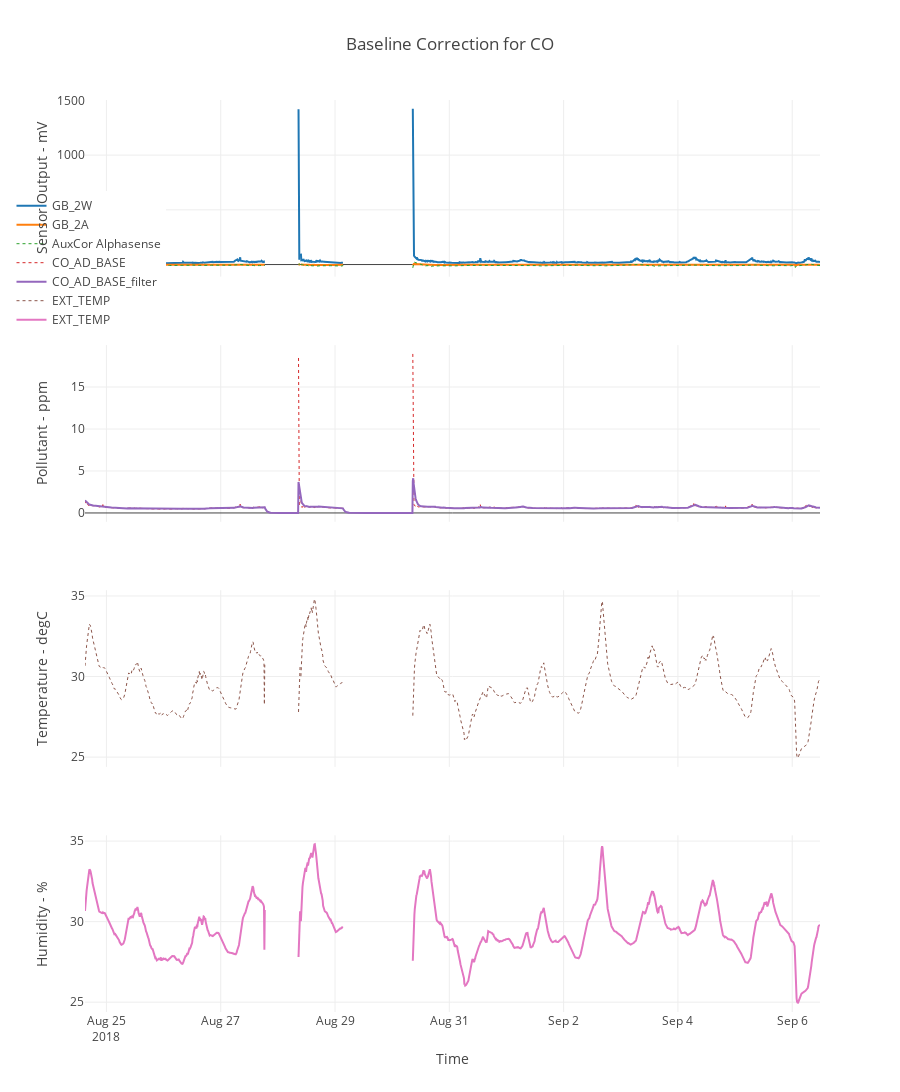
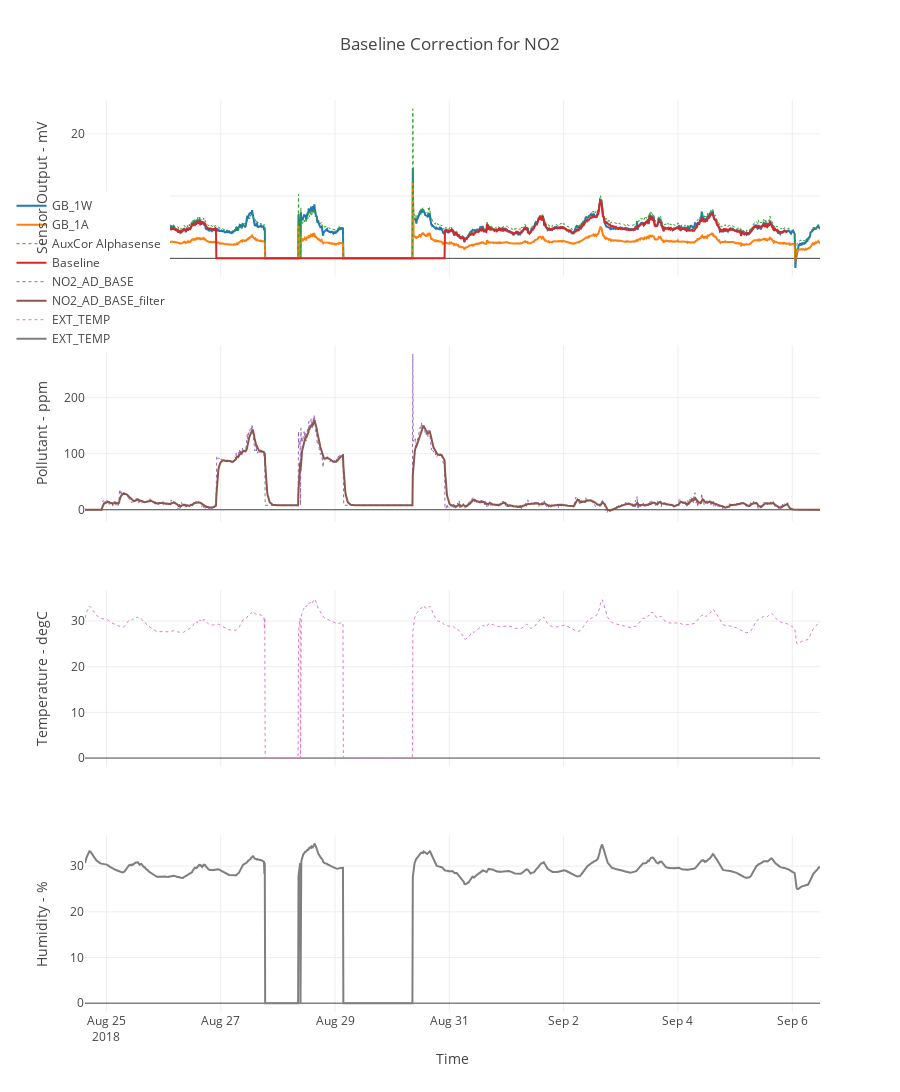
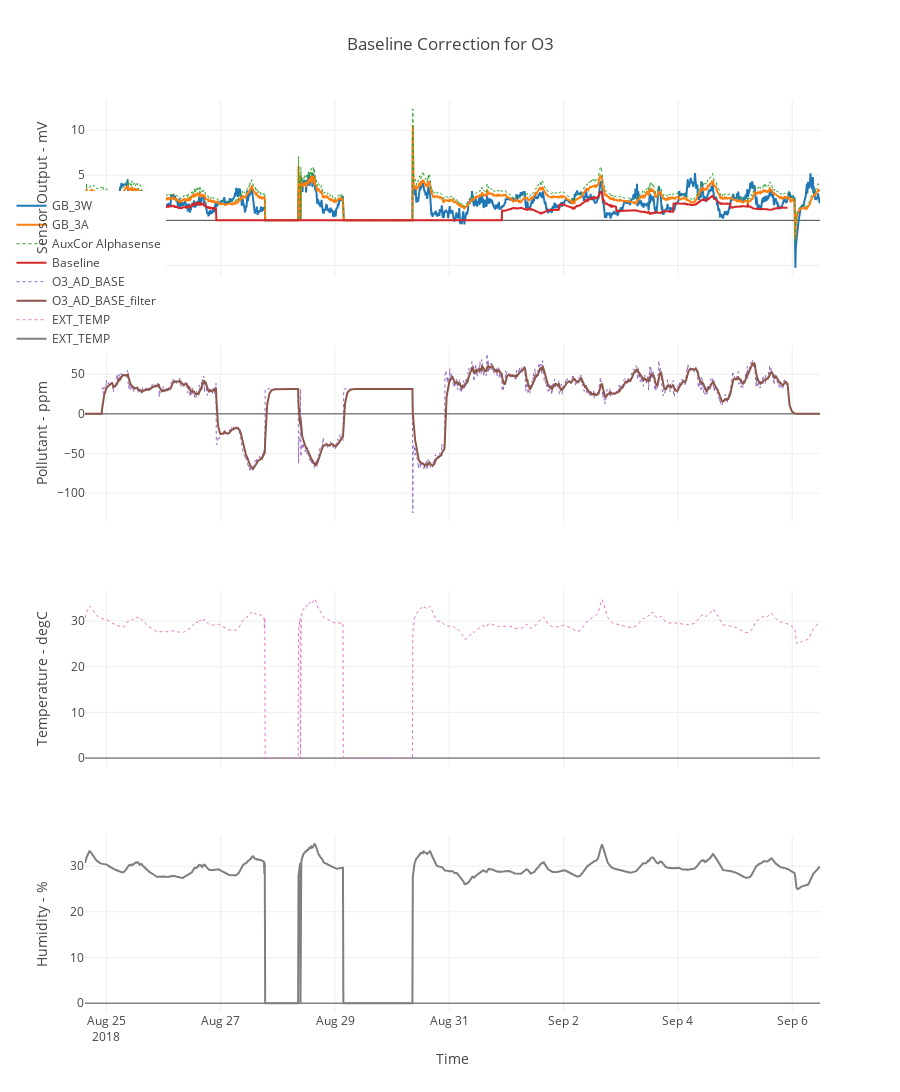

Source (notebook cell) for these figures, in order:
### Markdown cell above
# AlphaSense Baseline Calibration

These functions are used to create the alphasense pollutant correction based on Working, Auxiliary and calibration data provided by alphasense. Run the 1.1.1.1 AlphaSense Sensors calibration data cell to load in the necessary files.

### Code cell
from pollutant_cal_utils import *
%matplotlib inline
ad_append = 'AD_BASE'

selectedTestsAD = tuple()
def selectTestAD(x):
    global selectedTestsAD
    selectedTestsAD = list(x)
    
def calculateCorrectionAD(b):
    clear_output()
    for testAD in selectedTestsAD:
        # Look for a reference
        for reading in readings[testAD]['devices']:
            if 'is_reference' in readings[testAD]['devices'][reading]:
                print ('Reference found')
                refAvail = True
                dataframeRef = readings[testAD]['devices'][reading]['data']
                break
            else:
                refAvail = False
                dataframeRef = ''

        for kit in readings[testAD]['devices']:
            if 'alphasense' in readings[testAD]['devices'][kit]:
                
                sensorID = readings[testAD]['devices'][kit]['alphasense']
                sensorID_CO = readings[testAD]['devices'][kit]['alphasense']['CO']
                sensorID_NO2 = readings[testAD]['devices'][kit]['alphasense']['NO2']
                sensorID_OX = readings[testAD]['devices'][kit]['alphasense']['O3']
                sensorSlots = readings[testAD]['devices'][kit]['alphasense']['SLOTS']
                              
                sensorID = (['CO', sensorID_CO, 'classic', 'single_temp', sensorSlots.index('CO')+1], 
                            ['NO2', sensorID_NO2, 'baseline', 'single_aux', sensorSlots.index('NO2')+1], 
                            ['O3', sensorID_OX, 'baseline', 'single_aux', sensorSlots.index('O3')+1])
                
                # Calculate correction
                readings[testAD]['devices'][kit]['data'], CorrParams = calculatePollutantsAlpha(
                        _dataframe = readings[testAD]['devices'][kit]['data'], 
                        _pollutantTuples = sensorID,
                        _append = ad_append,
                        _refAvail = refAvail, 
                        _dataframeRef = dataframeRef, 
                        _deltas = deltas,
                        _overlapHours = overlapHours, 
                        _type_regress = 'best', 
                        _filterExpSmoothing = filterExpSmoothing, 
                        _trydecomp = checkBoxDecomp.value,
                        _plotsInter = checkBoxPlotsIn.value, 
                        _plotResult = checkBoxPlotsResult.value,
                        _verbose = checkBoxVerb.value, 
                        _printStats = checkBoxStats.value)

# Find out which tests have alphasense values
testAlphaSense = list()
for test in readings:
    for kit in readings[test]['devices']:
        if 'alphasense' in readings[test]['devices'][kit] and test not in testAlphaSense:
            testAlphaSense.append(test)

            
display(widgets.HTML('<h4>Select the tests containing alphasense to calculate correction</h4>'))
            
interact(selectTestAD,
         x = widgets.SelectMultiple(options=testAlphaSense, 
                           description='Select tests below', 
                           selected_labels = selectedTestsAD, 
                           layout=widgets.Layout(width='700px')))

calculateCorrection = widgets.Button(description='Calculate Baseline')
calculateCorrection.on_click(calculateCorrectionAD)

# Synchronise Checkbox

checkBoxDecomp = widgets.Checkbox(value=False, 
                                  description='Decomp')
checkBoxPlotsIn = widgets.Checkbox(value=False, 
                                  description='Plots Inter')     
checkBoxVerb = widgets.Checkbox(value=False, 
                                  description='Verbose') 
checkBoxPlotsResult = widgets.Checkbox(value=True, 
                                  description='Plots Results') 
checkBoxStats = widgets.Checkbox(value=True, 
                                  description='Print Stats') 

Box = widgets.HBox([calculateCorrection, checkBoxDecomp, checkBoxPlotsIn, checkBoxVerb, checkBoxPlotsResult, checkBoxStats])
display(Box)

### Figure 1 — Plotly figure (JSON) as saved in the notebook; plotly's stock layout.template omitted (floating-point values rounded to 4 significant figures; data arrays with more than 128 entries replaced by an {"elided": "..."} marker saying what was removed)
{"data": [{"line": {"width": 2}, "name": "GB_2W", "type": "scatter", "uid": "07284191-b1ca-11e8-ae6f-6c40088aab98", "x": {"elided": "1853 str values"}, "xaxis": "x", "y": {"elided": "1853 float values"}, "yaxis": "y"}, {"line": {"width": 2}, "name": "GB_2A", "type": "scatter", "uid": "0735d7ba-b1ca-11e8-88d5-6c40088aab98", "x": {"elided": "1853 str values"}, "xaxis": "x", "y": {"elided": "1853 float values"}, "yaxis": "y"}, {"line": {"dash": "dot", "width": 1}, "name": "AuxCor Alphasense", "type": "scatter", "uid": "07446dcc-b1ca-11e8-ba55-6c40088aab98", "x": {"elided": "1853 str values"}, "xaxis": "x", "y": {"elided": "1853 float values"}, "yaxis": "y"}, {"line": {"dash": "dot", "width": 1}, "name": "CO_AD_BASE", "type": "scatter", "uid": "07520af5-b1ca-11e8-89f8-6c40088aab98", "x": {"elided": "1853 str values"}, "xaxis": "x", "y": {"elided": "1853 float values"}, "yaxis": "y2"}, {"name": "CO_AD_BASE_filter", "type": "scatter", "uid": "075d7c40-b1ca-11e8-bfe7-6c40088aab98", "x": {"elided": "1853 str values"}, "xaxis": "x", "y": {"elided": "1853 float values"}, "yaxis": "y2"}, {"line": {"dash": "dot", "width": 1}, "name": "EXT_TEMP", "type": "scatter", "uid": "0769ba1e-b1ca-11e8-8516-6c40088aab98", "x": {"elided": "1853 str values"}, "xaxis": "x", "y": {"elided": "1853 float values"}, "yaxis": "y3"}, {"name": "EXT_TEMP", "type": "scatter", "uid": "07783ceb-b1ca-11e8-8b8b-6c40088aab98", "x": {"elided": "1853 str values"}, "xaxis": "x", "y": {"elided": "1853 float values"}, "yaxis": "y4"}], "layout": {"height": 1500, "legend": {"x": -0.1, "y": 0.9}, "title": "Baseline Correction for CO", "xaxis": {"anchor": "y4", "domain": [0, 1], "title": "Time"}, "yaxis": {"anchor": "free", "domain": [0.8063, 1], "position": 0, "title": "Sensor Output - mV"}, "yaxis2": {"anchor": "free", "domain": [0.5375, 0.7312], "position": 0, "title": "Pollutant - ppm"}, "yaxis3": {"anchor": "free", "domain": [0.2687, 0.4625], "position": 0, "title": "Temperature - degC"}, "yaxis4": {"anchor": "x", "domain": [0, 0.1938], "title": "Humidity - %"}}}

### Figure 2 — Plotly figure (JSON) as saved in the notebook; plotly's stock layout.template omitted (floating-point values rounded to 4 significant figures; data arrays with more than 128 entries replaced by an {"elided": "..."} marker saying what was removed)
{"data": [{"line": {"width": 2}, "name": "GB_1W", "type": "scatter", "uid": "095ab300-b1ca-11e8-9c74-6c40088aab98", "x": {"elided": "1853 str values"}, "xaxis": "x", "y": {"elided": "1853 float values"}, "yaxis": "y"}, {"line": {"width": 2}, "name": "GB_1A", "type": "scatter", "uid": "09689bfa-b1ca-11e8-930f-6c40088aab98", "x": {"elided": "1853 str values"}, "xaxis": "x", "y": {"elided": "1853 float values"}, "yaxis": "y"}, {"line": {"dash": "dot", "width": 1}, "name": "AuxCor Alphasense", "type": "scatter", "uid": "09734991-b1ca-11e8-a430-6c40088aab98", "x": {"elided": "1853 str values"}, "xaxis": "x", "y": {"elided": "1853 float values"}, "yaxis": "y"}, {"line": {"width": 2}, "name": "Baseline", "type": "scatter", "uid": "097e96b0-b1ca-11e8-82cd-6c40088aab98", "x": {"elided": "1853 str values"}, "xaxis": "x", "y": {"elided": "1853 float values"}, "yaxis": "y"}, {"line": {"dash": "dot", "width": 1}, "name": "NO2_AD_BASE", "type": "scatter", "uid": "0989414a-b1ca-11e8-bf07-6c40088aab98", "x": {"elided": "1853 str values"}, "xaxis": "x", "y": {"elided": "1853 float values"}, "yaxis": "y2"}, {"name": "NO2_AD_BASE_filter", "type": "scatter", "uid": "0993a563-b1ca-11e8-865f-6c40088aab98", "x": {"elided": "1853 str values"}, "xaxis": "x", "y": {"elided": "1853 float values"}, "yaxis": "y2"}, {"line": {"dash": "dot", "width": 1}, "name": "EXT_TEMP", "type": "scatter", "uid": "099feb0a-b1ca-11e8-afba-6c40088aab98", "x": {"elided": "1853 str values"}, "xaxis": "x", "y": {"elided": "1853 float values"}, "yaxis": "y3"}, {"name": "EXT_TEMP", "type": "scatter", "uid": "09ab24c0-b1ca-11e8-8913-6c40088aab98", "x": {"elided": "1853 str values"}, "xaxis": "x", "y": {"elided": "1853 float values"}, "yaxis": "y4"}], "layout": {"height": 1500, "legend": {"x": -0.1, "y": 0.9}, "title": "Baseline Correction for NO2", "xaxis": {"anchor": "y4", "domain": [0, 1], "title": "Time"}, "yaxis": {"anchor": "free", "domain": [0.8063, 1], "position": 0, "title": "Sensor Output - mV"}, "yaxis2": {"anchor": "free", "domain": [0.5375, 0.7312], "position": 0, "title": "Pollutant - ppm"}, "yaxis3": {"anchor": "free", "domain": [0.2687, 0.4625], "position": 0, "title": "Temperature - degC"}, "yaxis4": {"anchor": "x", "domain": [0, 0.1938], "title": "Humidity - %"}}}

### Figure 3 — Plotly figure (JSON) as saved in the notebook; plotly's stock layout.template omitted (floating-point values rounded to 4 significant figures; data arrays with more than 128 entries replaced by an {"elided": "..."} marker saying what was removed)
{"data": [{"line": {"width": 2}, "name": "GB_3W", "type": "scatter", "uid": "0b889a8c-b1ca-11e8-a338-6c40088aab98", "x": {"elided": "1853 str values"}, "xaxis": "x", "y": {"elided": "1853 float values"}, "yaxis": "y"}, {"line": {"width": 2}, "name": "GB_3A", "type": "scatter", "uid": "0b96723a-b1ca-11e8-bb59-6c40088aab98", "x": {"elided": "1853 str values"}, "xaxis": "x", "y": {"elided": "1853 float values"}, "yaxis": "y"}, {"line": {"dash": "dot", "width": 1}, "name": "AuxCor Alphasense", "type": "scatter", "uid": "0ba14cb5-b1ca-11e8-a59e-6c40088aab98", "x": {"elided": "1853 str values"}, "xaxis": "x", "y": {"elided": "1853 float values"}, "yaxis": "y"}, {"line": {"width": 2}, "name": "Baseline", "type": "scatter", "uid": "0bac3214-b1ca-11e8-8d79-6c40088aab98", "x": {"elided": "1853 str values"}, "xaxis": "x", "y": {"elided": "1853 float values"}, "yaxis": "y"}, {"line": {"dash": "dot", "width": 1}, "name": "O3_AD_BASE", "type": "scatter", "uid": "0bb74a3a-b1ca-11e8-a441-6c40088aab98", "x": {"elided": "1853 str values"}, "xaxis": "x", "y": {"elided": "1853 float values"}, "yaxis": "y2"}, {"name": "O3_AD_BASE_filter", "type": "scatter", "uid": "0bc28f94-b1ca-11e8-936b-6c40088aab98", "x": {"elided": "1853 str values"}, "xaxis": "x", "y": {"elided": "1853 float values"}, "yaxis": "y2"}, {"line": {"dash": "dot", "width": 1}, "name": "EXT_TEMP", "type": "scatter", "uid": "0bd3be0f-b1ca-11e8-a0da-6c40088aab98", "x": {"elided": "1853 str values"}, "xaxis": "x", "y": {"elided": "1853 float values"}, "yaxis": "y3"}, {"name": "EXT_TEMP", "type": "scatter", "uid": "0be36e97-b1ca-11e8-9ce8-6c40088aab98", "x": {"elided": "1853 str values"}, "xaxis": "x", "y": {"elided": "1853 float values"}, "yaxis": "y4"}], "layout": {"height": 1500, "legend": {"x": -0.1, "y": 0.9}, "title": "Baseline Correction for O3", "xaxis": {"anchor": "y4", "domain": [0, 1], "title": "Time"}, "yaxis": {"anchor": "free", "domain": [0.8063, 1], "position": 0, "title": "Sensor Output - mV"}, "yaxis2": {"anchor": "free", "domain": [0.5375, 0.7312], "position": 0, "title": "Pollutant - ppm"}, "yaxis3": {"anchor": "free", "domain": [0.2687, 0.4625], "position": 0, "title": "Temperature - degC"}, "yaxis4": {"anchor": "x", "domain": [0, 0.1938], "title": "Humidity - %"}}}
